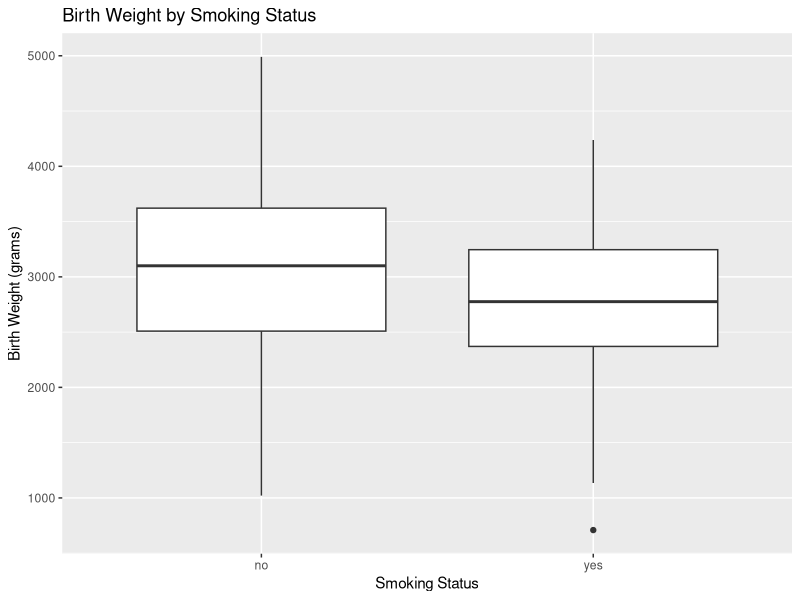
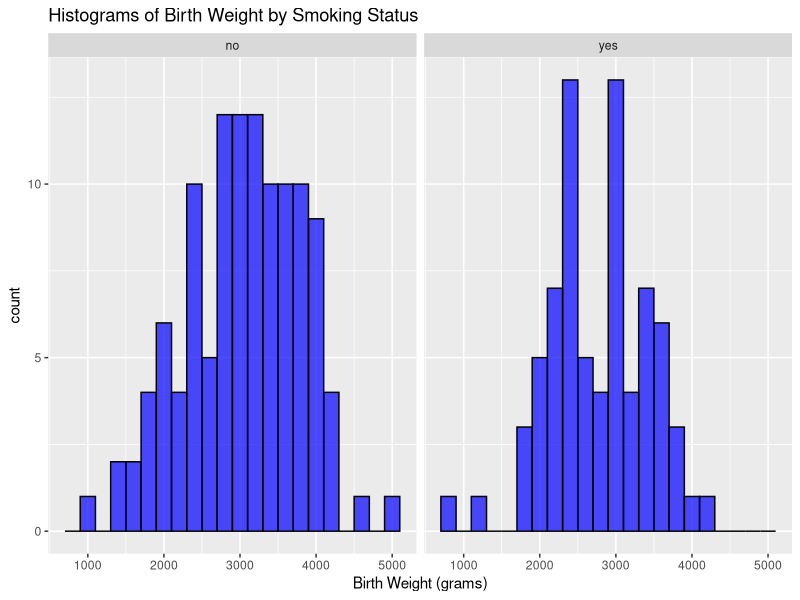
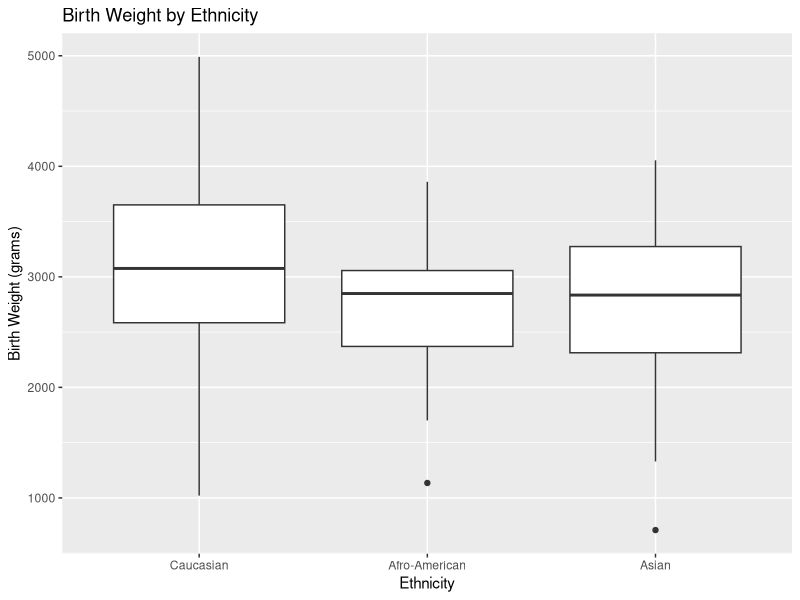
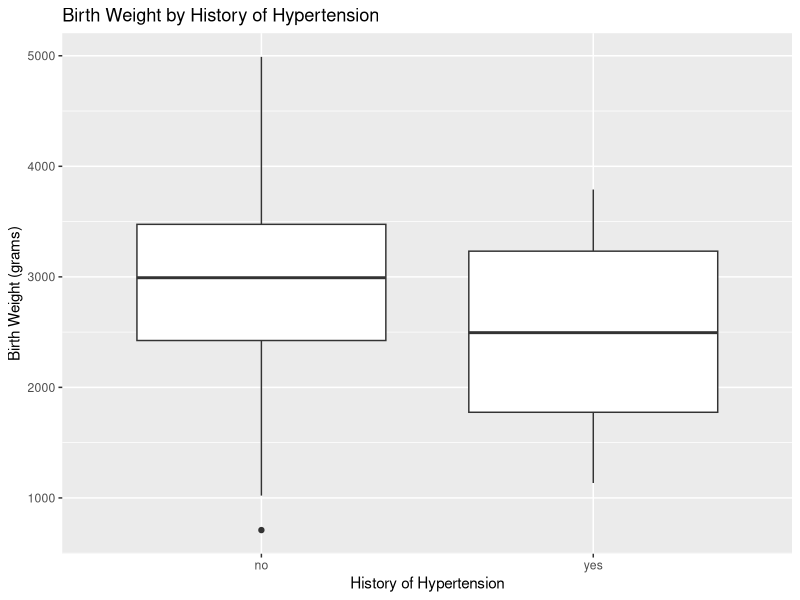
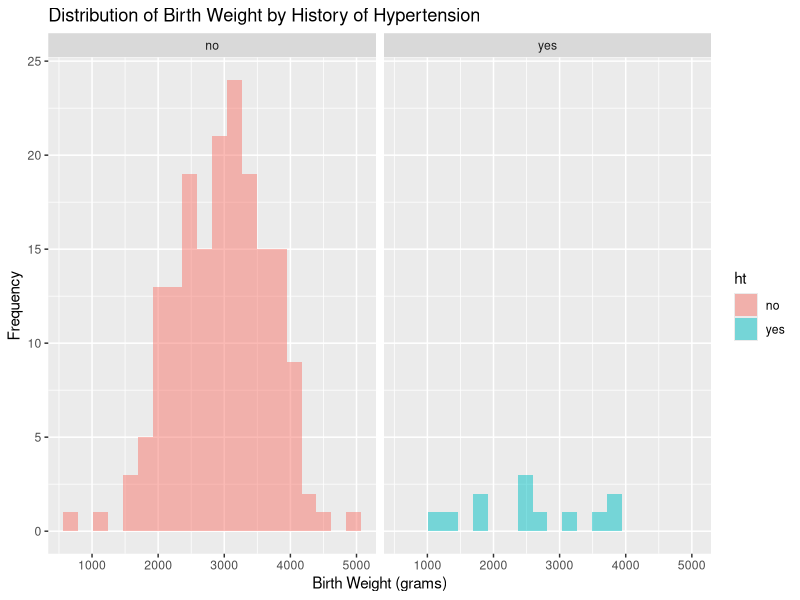
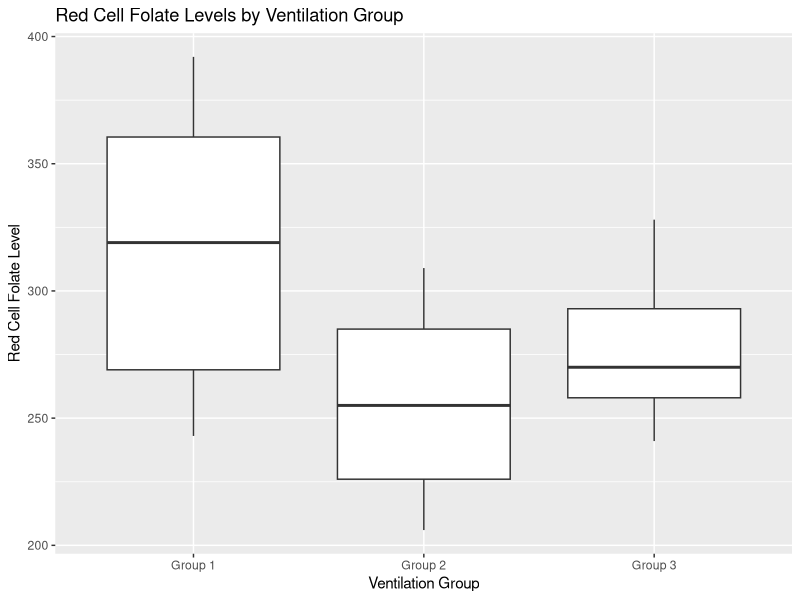

Write the R code that produced these figures, in order.
## ---- chunk 1
#| label: setup
#| include: false

# configure global options for R code chunks:
# warning = F to suppress the display of warning messages generated during the execution of code chunks
# message = F to suppress the display of messages produced during the execution of code chunks
knitr::opts_chunk$set(warning = FALSE, message = FALSE, eval=TRUE)
## ---- chunk 2
#| include: false

library(haven)
library(dplyr)
library(ggplot2)
library(car)

# Load the dataset
lowbwt <- read_sav("datasets/lowbwt.sav")

# Convert all variables to factors where needed
lowbwt <- lowbwt %>% mutate(across(where(is.labelled), as_factor))
## ---- chunk 3
# Create boxplot comparing birth weights for mothers who smoked and those who did not
ggplot(lowbwt, aes(x = smoke, y = bwt)) +
  geom_boxplot() +
  labs(x = "Smoking Status", y = "Birth Weight (grams)", title = "Birth Weight by Smoking Status")
## ---- chunk 4
# Perform independent samples t-test
independent_t_test <- t.test(bwt ~ smoke, data = lowbwt, var.equal = TRUE)

# Print results
print(independent_t_test)
## ---- chunk 5
# Create histograms of birth weight by smoking status
ggplot(lowbwt, aes(x = bwt)) +
  geom_histogram(binwidth = 200, fill = "blue", colour="black", alpha = 0.7) +
  facet_wrap(~smoke) +
  labs(x = "Birth Weight (grams)", title = "Histograms of Birth Weight by Smoking Status")
## ---- chunk 6
# Perform Levene's test for homogeneity of variances
levene_test <- leveneTest(bwt ~ smoke, data = lowbwt)
levene_test
## ---- chunk 7
# Calculate summary statistics by smoking status
summary_stats <- lowbwt %>%
  group_by(smoke) %>%
  summarise(mean = mean(bwt), sd = sd(bwt), n = n())
summary_stats
## ---- chunk 8
# Perform Mann-Whitney U test
wilcoxon_test <- wilcox.test(bwt ~ smoke, data = lowbwt)
wilcoxon_test
## ---- chunk 9
# Create boxplot comparing birth weights across ethnic groups
ggplot(lowbwt, aes(x = ethnicity, y = bwt)) +
  geom_boxplot() +
  labs(x = "Ethnicity", y = "Birth Weight (grams)", title = "Birth Weight by Ethnicity")
## ---- chunk 10
# Perform One-Way ANOVA
anova_result <- aov(bwt ~ ethnicity, data = lowbwt)

# Print summary of ANOVA
summary(anova_result)
## ---- chunk 11
# Perform pairwise comparisons with Bonferroni correction
posthoc <- pairwise.t.test(lowbwt$bwt, lowbwt$ethnicity, p.adjust.method = "bonferroni")
posthoc
## ---- chunk 12
# Perform Kruskal-Wallis test
kruskal_test <- kruskal.test(bwt ~ ethnicity, data = lowbwt)
kruskal_test
## ---- chunk 13
# Create boxplot comparing birth weights by history of hypertension
ggplot(lowbwt, aes(x = ht, y = bwt)) +
  geom_boxplot() +
  labs(x = "History of Hypertension", y = "Birth Weight (grams)", title = "Birth Weight by History of Hypertension")

# Perform independent samples t-test
t_test <- t.test(bwt ~ ht, data = lowbwt, equal.var = TRUE)
t_test

# Create histograms to check normality
ggplot(lowbwt, aes(x = bwt, fill = ht)) +
  geom_histogram(position = "identity", alpha = 0.5, bins = 20) +
  facet_wrap(~ht) +
  labs(x = "Birth Weight (grams)", y = "Frequency", title = "Distribution of Birth Weight by History of Hypertension")

# Perform Levene's test for homogeneity of variances
levene_test <- leveneTest(bwt ~ ht, data = lowbwt)
levene_test
## ---- chunk 14
# Perform Mann-Whitney U test
wilcox_test <- wilcox.test(bwt ~ ht, data = lowbwt)
wilcox_test
## ---- chunk 15
#| echo: false

df <- read_sav("datasets/ex5_6.sav")
df$group <- factor(df$group, levels = c(1, 2, 3), labels = c("Group 1", "Group 2", "Group 3"))

ggplot(df, aes(x = group, y = rcfl)) +
  geom_boxplot() +
  labs(x = "Ventilation Group", y = "Red Cell Folate Level", title = "Red Cell Folate Levels by Ventilation Group")
## ---- chunk 16
#| echo: false

aov(rcfl ~ group, data = df)  |> 
  summary()

leveneTest(rcfl ~ group, data = df)
## ---- chunk 17
#| echo: false

df$log_rcfl <- log(df$rcfl)
aov(log_rcfl ~ group, data = df)  |> 
  summary()

leveneTest(log_rcfl ~ group, data = df)

## ---- chunk 18
# Untransformed data
pairwise.t.test(df$rcfl, df$group, p.adj = "bonf") 

# Log-transformed data
pairwise.t.test(df$log_rcfl, df$group, p.adj = "bonf")
## ---- chunk 19
kruskal.test(rcfl ~ group, data = df)
